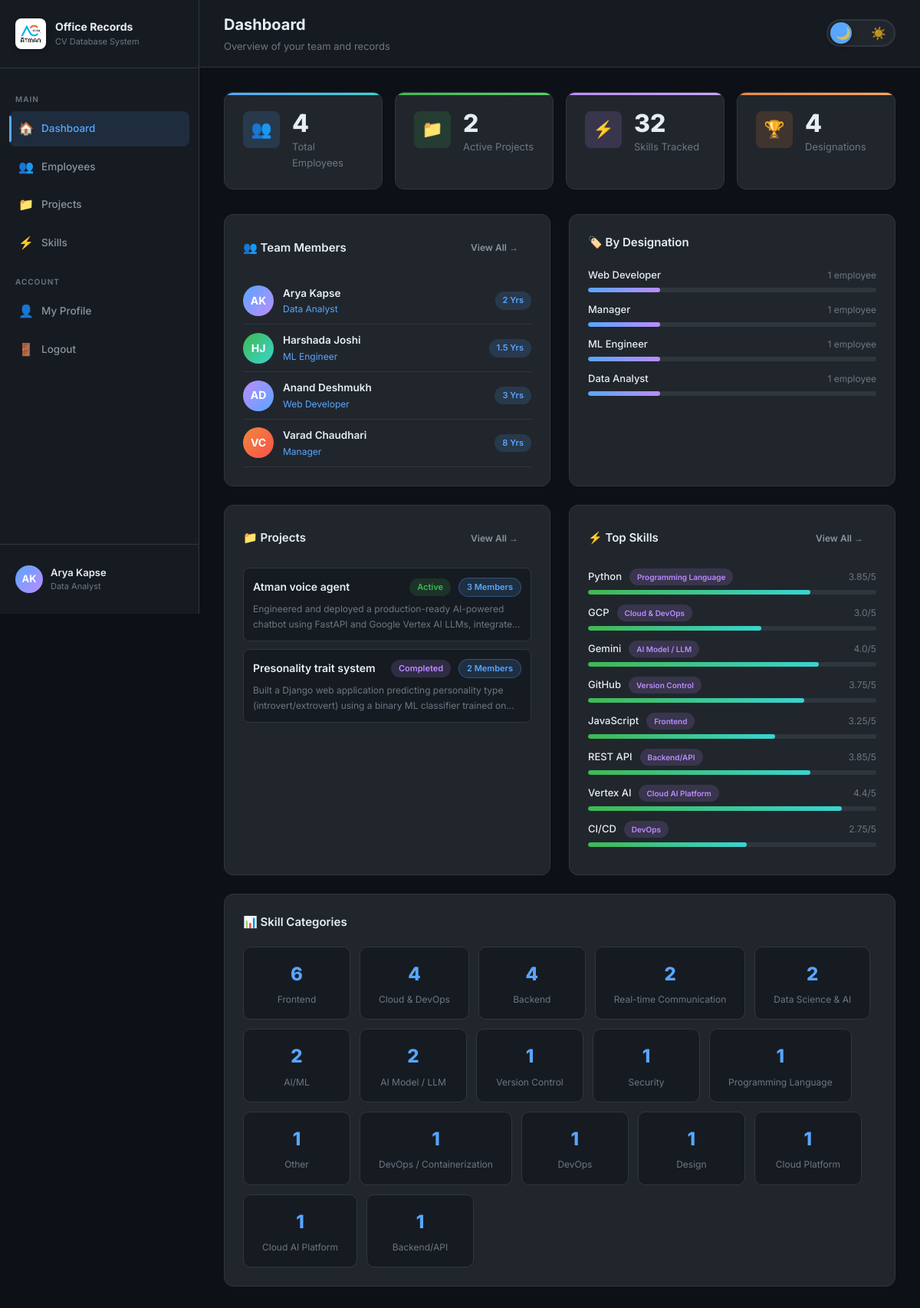
The app's page /dashboard/ (signed in) with its own data.
### records/models.py (models this page shows, shortened)
class Employee(models.Model):
    ROLE_HR = 'HR'
    ROLE_MANAGER = 'Manager'
    ROLE_EMPLOYEE = 'Employee'
    ROLE_CHOICES = [
        ('HR', 'HR'),
        ('Manager', 'Manager'),
        ('Employee', 'Employee'),
    ]
    emp_id = models.IntegerField(primary_key=True)
    emp_name = models.CharField(max_length=200)
    IAM = models.CharField(max_length=20, choices=ROLE_CHOICES, default='Employee')
    password = models.CharField(max_length=100)
    email = models.EmailField(max_length=200, blank=True, null=True)
    profile_summary = models.TextField(blank=True, null=True)
    linkedin_url = models.CharField(max_length=300, blank=True, null=True)
    github_portfolio_url = models.CharField(max_length=300, blank=True, null=True)
    joining_date = models.CharField(max_length=50, blank=True, null=True)
    manager_id = models.IntegerField(blank=True, null=True)
    designation = models.CharField(max_length=200, blank=True, null=True)
    experience = models.CharField(max_length=50, blank=True, null=True)
    total_utilization = models.FloatField(default=0, blank=True, null=True)
    class Meta:
        db_table = 'employee'
    def get_initials(self):
        parts = self.emp_name.split()
        return ''.join(p[0].upper() for p in parts[:2])

class Project(models.Model):
    STATUS_CHOICES = [
        ('Active', 'Active'),
        ('Completed', 'Completed'),
        ('On Hold', 'On Hold'),
        ('Cancelled', 'Cancelled'),
    ]
    project_id = models.IntegerField(primary_key=True)
    project_name = models.CharField(max_length=300)
    description = models.TextField(blank=True, null=True)
    status = models.CharField(max_length=50, blank=True, null=True, choices=STATUS_CHOICES)
    manager_id = models.CharField(max_length=200, blank=True, null=True, db_column='manager_id')
    class Meta:
        db_table = 'project'

class Skill(models.Model):
    skill_id = models.CharField(max_length=20, primary_key=True)
    skill_name = models.CharField(max_length=200)
    category = models.CharField(max_length=200, blank=True, null=True)
    class Meta:
        db_table = 'skill'

### records/views.py (the view)
    def wrapper(request, *args, **kwargs):
        if not request.session.get('emp_id'):
            return redirect('records:login')
        return view_func(request, *args, **kwargs)

### records/views.py (called while the page is built)
def login_required_custom(view_func):
    def wrapper(request, *args, **kwargs):
        if not request.session.get('emp_id'):
            return redirect('records:login')
        return view_func(request, *args, **kwargs)
    wrapper.__name__ = view_func.__name__
    return wrapper

def get_session_iam(request):
    return request.session.get('IAM', 'Employee')

### templates/records/dashboard.html (shortened to what this page needs)
{% extends "records/base.html" %}
{% block page_title %}Dashboard{% endblock %}
{% block page_sub %}Overview of your team and records{% endblock %}
{% block content %}
<div class="stats-grid mb-32">
  <div class="stat-card blue">
    <div class="stat-icon blue">👥</div>
    <div class="stat-body">
      <div class="stat-value">{{ total_employees }}</div>
      <div class="stat-label">Total Employees</div>
    </div>
  </div>
  <div class="stat-card green">
    <div class="stat-icon green">📁</div>
    <div class="stat-body">
      <div class="stat-value">{{ total_projects }}</div>
      <div class="stat-label">Active Projects</div>
    </div>
  </div>
  <div class="stat-card purple">
    <div class="stat-icon purple">⚡</div>
    <div class="stat-body">
      <div class="stat-value">{{ total_skills }}</div>
      <div class="stat-label">Skills Tracked</div>
    </div>
  </div>
  <div class="stat-card orange">
    <div class="stat-icon orange">🏆</div>
    <div class="stat-body">
      <div class="stat-value">{{ designation_stats|length }}</div>
      <div class="stat-label">Designations</div>
    </div>
  </div>
</div>
<div class="grid-2 mb-24">
  <div class="card">
    <div class="card-header">
      <span class="card-title">👥 Team Members</span>
      <a href="{% url 'records:employee_list' %}" class="btn btn-ghost" style="font-size:12px">View All →</a>
    </div>
    {% for emp in recent_employees %}
    <a href="{% url 'records:employee_detail' emp.emp_id %}" style="text-decoration:none; display:flex; align-items:center; gap:12px; padding:10px 0; border-bottom:1px solid var(--border); transition:all 0.2s;" onmouseover="this.style.paddingLeft='8px'" onmouseout="this.style.paddingLeft='0'">
      <div class="avatar avatar-colors-{{ forloop.counter0|divisibleby:5|yesno:'0,1' }}" style="width:40px;height:40px;font-size:14px; background: linear-gradient(135deg,
        {% cycle '#58a6ff' '#3fb950' '#bc8cff' '#f0883e' '#39d4d1' %},
        {% cycle '#bc8cff' '#39d4d1' '#58a6ff' '#f85149' '#3fb950' %})">
        {{ emp.get_initials }}
      </div>
      <div style="flex:1">
        <div style="font-size:13.5px;font-weight:600;color:var(--text-primary)">{{ emp.emp_name }}</div>
        <div style="font-size:12px;color:var(--accent-blue)">{{ emp.designation }}</div>
      </div>
      <span class="badge badge-blue">{{ emp.experience }}</span>
    </a>
    {% endfor %}
  </div>
  <div class="card">
    <div class="card-header">
      <span class="card-title">🏷️ By Designation</span>
    </div>
    {% for item in designation_stats %}
    <div class="skill-bar-wrap">
      <div class="skill-bar-header">
        <span class="skill-bar-name">{{ item.designation }}</span>
        <span class="skill-bar-rating">{{ item.count }} employee{{ item.count|pluralize }}</span>
      </div>
      <div class="skill-bar-bg">
        <div class="skill-bar-fill" data-pct="{% widthratio item.count total_employees 100 %}"></div>
      </div>
    </div>
    {% endfor %}
  </div>
</div>
<div class="grid-2 mb-24">
  <div class="card">
    <div class="card-header">
      <span class="card-title">📁 Projects</span>
      <a href="{% url 'records:project_list' %}" class="btn btn-ghost" style="font-size:12px">View All →</a>
    </div>
    {% for proj in projects %}
    <a href="{% url 'records:project_detail' proj.project_id %}" style="text-decoration:none;display:block;padding:12px;background:var(--bg-secondary);border-radius:8px;margin-bottom:10px;border:1px solid var(--border);transition:all 0.2s;" onmouseover="this.style.borderColor='var(--accent-blue)'" onmouseout="this.style.borderColor='var(--border)'">
      <div style="display:flex;align-items:center;justify-content:space-between;margin-bottom:6px">
        <span style="font-size:14px;font-weight:600;color:var(--text-primary)">{{ proj.project_name }}</span>
        <div>
          {% if proj.status %}
          <span class="badge {% if proj.status == 'Active' %}badge-green{% elif proj.status == 'Completed' %}badge-purple{% elif proj.status == 'On Hold' %}badge-orange{% else %}badge-red{% endif %}" style="margin-right:6px">
            {{ proj.status }}
          </span>
          {% endif %}
          <span class="badge badge-blue" style="border: 1px solid rgba(88,166,255,0.3)">{{ proj.team_size }} member{{ proj.team_size|pluralize }}</span>
        </div>
      </div>
      <div style="font-size:12px;color:var(--text-muted);display:-webkit-box;-webkit-line-clamp:2;-webkit-box-orient:vertical;overflow:hidden">{{ proj.description }}</div>
    </a>
    {% endfor %}
  </div>
  <div class="card">
    <div class="card-header">
      <span class="card-title">⚡ Top Skills</span>
      <a href="{% url 'records:skills' %}" class="btn btn-ghost" style="font-size:12px">View All →</a>
    </div>
    {% for s in top_skills %}
    <div class="skill-bar-wrap">
      <div class="skill-bar-header">
        <div>
          <span class="skill-bar-name">{{ s.skill__skill_name }}</span>
          <span class="badge badge-purple" style="margin-left:6px;font-size:10px">{{ s.skill__category }}</span>
        </div>
        <span class="skill-bar-rating">{{ s.avg_rating }}/5</span>
      </div>
      <div class="skill-bar-bg">
        <div class="skill-bar-fill green" data-pct="{% widthratio s.avg_rating 5 100 %}"></div>
      </div>
    </div>
    {% endfor %}
  </div>
</div>
<div class="card">
  <div class="card-header">
    <span class="card-title">📊 Skill Categories</span>
  </div>
  <div style="display:flex;flex-wrap:wrap;gap:12px">
    {% for cat in skill_categories %}
    <div style="background:var(--bg-secondary);border:1px solid var(--border);border-radius:10px;padding:16px 24px;text-align:center;min-width:140px">
      <div style="font-size:24px;font-weight:800;color:var(--accent-blue)">{{ cat.count }}</div>
      <div style="font-size:12px;color:var(--text-muted);margin-top:4px">{{ cat.category }}</div>
    </div>
    {% endfor %}
  </div>
</div>
{% endblock %}

### templates/records/base.html (shortened to what this page needs)
{% load static %}
<!DOCTYPE html>
<html lang="en">
<head>
  <link rel="stylesheet" href="{% static 'css/style.css' %}?v={{ request.resolver_match.url_name }}{% now 'U' %}"/>
</head>
<body>
<div class="app-layout">
  <aside class="sidebar" id="sidebar">
    <div class="sidebar-brand">
      <div class="brand-icon" style="background:white;padding:4px">
        <img src="{% static 'images/AI_Symbol.png' %}" alt="Logo" style="width:100%;height:100%;object-fit:contain;display:block">
      </div>
      <div class="brand-text">
        <span class="brand-title">Office Records</span>
        <span class="brand-sub">CV Database System</span>
      </div>
    </div>
    <nav class="sidebar-nav">
      <span class="nav-section-label">Main</span>
      <a href="{% url 'records:dashboard' %}"
         class="nav-link {% if request.resolver_match.url_name == 'dashboard' %}active{% endif %}">
        <span class="nav-icon">🏠</span> Dashboard
      </a>
      <a href="{% url 'records:employee_list' %}"
         class="nav-link {% if 'employee' in request.resolver_match.url_name %}active{% endif %}">
        <span class="nav-icon">👥</span> Employees
      </a>
      <a href="{% url 'records:project_list' %}"
         class="nav-link {% if 'project' in request.resolver_match.url_name %}active{% endif %}">
        <span class="nav-icon">📁</span> Projects
      </a>
      <a href="{% url 'records:skills' %}"
         class="nav-link {% if request.resolver_match.url_name == 'skills' %}active{% endif %}">
        <span class="nav-icon">⚡</span> Skills
      </a>
      <span class="nav-section-label">Account</span>
      <a href="{% url 'records:my_profile' %}" class="nav-link">
        <span class="nav-icon">👤</span> My Profile
      </a>
      <a href="{% url 'records:logout' %}" class="nav-link">
        <span class="nav-icon">🚪</span> Logout
      </a>
    </nav>
    <div class="sidebar-footer">
      <a href="{% url 'records:my_profile' %}" class="user-card" style="text-decoration:none">
        <div class="user-avatar" id="sidebarAvatar" data-name="{{ request.session.emp_name|default:'' }}">
        </div>
        <div class="user-info">
          <div class="user-name">{{ request.session.emp_name }}</div>
          <div class="user-role">{{ request.session.designation|default:"Employee" }}</div>
        </div>
      </a>
    </div>
  </aside>
  <main class="main-content">
    <div class="topbar">
      <div style="display:flex; align-items:center; gap:16px;">
        <div>
          <div class="topbar-title">{% block page_title %}Dashboard{% endblock %}</div>
          <div class="topbar-sub">{% block page_sub %}{% endblock %}</div>
        </div>
      </div>
      <div class="topbar-actions">
        <div class="theme-switch" id="themeToggle" title="Toggle Light/Dark Mode">
          <span>🌙</span>
          <span>☀️</span>
          <div class="switch-knob"></div>
        </div>
      </div>
    </div>
    <div class="page-content animate-fade-in">
      {% block content %}{% endblock %}
    </div>
  </main>
</div>
</body>
</html>

### templates/records/base.html (style rules this page uses)
.theme-switch { position: relative; width: 90px; height: 36px; border: 2px solid var(--border); border-radius: 999px; background: var(--bg-card); display: flex; align-items: center; justify-content: space-between; padding: 0 10px; cursor: pointer; flex-shrink: 0; user-select: none; }
.theme-switch span { font-size: 16px; z-index: 2; user-select: none; opacity: 0.7; transition: opacity 0.3s ease, transform 0.3s ease; }
.theme-switch .switch-knob { position: absolute; top: 2px; left: 3px; width: 28px; height: 28px; background: var(--accent-blue, #58a6ff); border-radius: 50%; transition: transform 0.35s cubic-bezier(0.34, 1.56, 0.64, 1), background 0.35s ease; box-shadow: 0 2px 8px rgba(0,0,0,0.3); pointer-events: none; }

### records on screen
Employee: session.emp_name "Arya Kapse", session.designation "Data Analyst", get_initials "AK", emp_name "Arya Kapse", designation "Data Analyst", experience "2 Yrs"
Employee: get_initials "HJ", emp_name "Harshada Joshi", designation "ML Engineer", experience "1.5 Yrs"
Employee: get_initials "AD", emp_name "Anand Deshmukh", designation "Web Developer", experience "3 Yrs"
Employee: get_initials "VC", emp_name "Varad Chaudhari", designation "Manager", experience "8 Yrs"
Project: project_name "Atman voice agent", status "Active", team_size "3", description "Engineered and deployed a production-ready AI-powered chatbot using FastAPI and Google Vertex AI LLMs,…"
Project: project_name "Presonality trait system", status "Completed", team_size "2", description "Built a Django web application predicting personality type (introvert/extrovert) using a binary ML classifier trained…"
Skill: skill__skill_name "Python", skill__category "Programming Language", avg_rating "3.85"
Skill: skill__skill_name "GCP", skill__category "Cloud & DevOps", avg_rating "3.0"
Skill: skill__skill_name "Gemini", skill__category "AI Model / LLM", avg_rating "4.0"
Skill: skill__skill_name "GitHub", skill__category "Version Control", avg_rating "3.75"
Skill: skill__skill_name "JavaScript", skill__category "Frontend", avg_rating "3.25"
Skill: skill__skill_name "REST API", skill__category "Backend/API", avg_rating "3.85"
Skill: skill__skill_name "Vertex AI", skill__category "Cloud AI Platform", avg_rating "4.4"
Skill: skill__skill_name "CI/CD", skill__category "DevOps", avg_rating "2.75"

### other values on screen
{{ total_employees }} "4"
{{ total_projects }} "2"
{{ total_skills }} "32"
{{ designation_stats|length }} "4"
{{ item.designation }} "Web Developer" "Manager" "ML Engineer" "Data Analyst"
{{ item.count }} "1" "1" "1" "1"
{{ cat.count }} "6" "4" "4" "2" "2" "2" "2" "1" "1" "1" "1" "1" "1" "1" "1" "1" "1"
{{ cat.category }} "Frontend" "Cloud & DevOps" "Backend" "Real-time Communication" "Data Science & AI" "AI/ML" "AI Model / LLM" "Version Control" "Security" "Programming Language" "Other" "DevOps / Containerization" "DevOps" "Design" "Cloud Platform" "Cloud AI Platform" "Backend/API"
